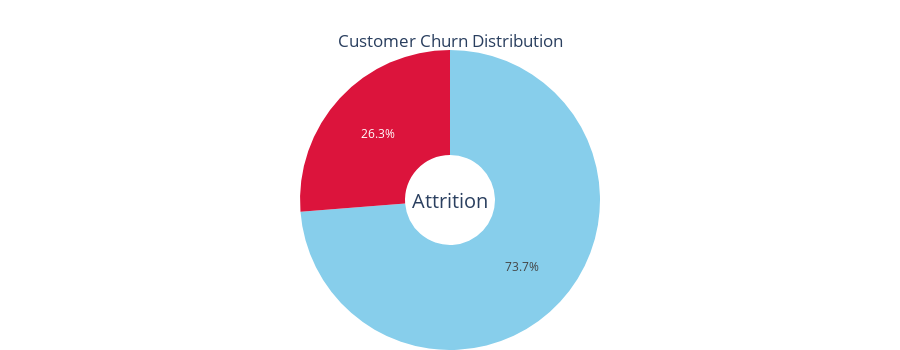

Source (notebook cell):
### Code cell
colors = ['skyblue','crimson']
doughnut_attrition = go.Figure(data=[go.Pie(labels=attrition_df['Churn'].tolist(), values=attrition_df['customerID'].tolist(), hole=.3)])
doughnut_attrition.update_layout(title={'text': 'Customer Churn Distribution','y':0.9,'x':0.5, 'xanchor': 'center','yanchor': 'top'},
showlegend=False,autosize=True,annotations=[dict(text='Attrition',  font_size=20, showarrow=False)],margin=dict(t=50,b=0,l=0,r=0),height=350,colorway=colors)

### Figure 1 — Plotly figure (JSON) as saved in the notebook; plotly's stock layout.template omitted (floating-point values rounded to 4 significant figures)
{"data": [{"hole": 0.3, "labels": ["No", "Yes"], "type": "pie", "values": [1654, 589]}], "layout": {"annotations": [{"font": {"size": 20}, "showarrow": false, "text": "Attrition"}], "autosize": true, "colorway": ["skyblue", "crimson"], "height": 350, "margin": {"b": 0, "l": 0, "r": 0, "t": 50}, "showlegend": false, "title": {"text": "Customer Churn Distribution", "x": 0.5, "xanchor": "center", "y": 0.9, "yanchor": "top"}}}
